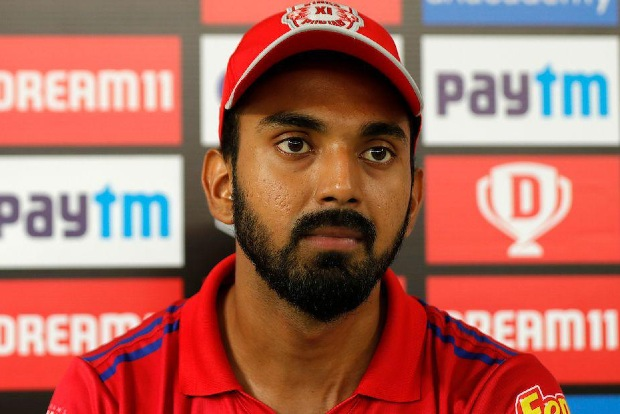
#> input picture model/test_images/rahul1.gif, 620 x 414 px
$ jupyter execute --allow-errors Indian_cricketers_classifier.ipynb   (shell and % lines are left out)
#> lines starting #> are read from the running program, lines starting #| are printed output that depends on the picture
[cell 1]
import numpy as np
import cv2
import matplotlib
from matplotlib import pyplot as plt

[cell 2]
face_cascade = cv2.CascadeClassifier('./opencv/haarcascades/haarcascade_frontalface_default.xml')
eye_cascade = cv2.CascadeClassifier('./opencv/haarcascades/haarcascade_eye.xml')

[cell 3]
def get_cropped_image_if_2_eyes(image_path):
    img = cv2.imread(image_path)
    if img is None:
        return img
    gray = cv2.cvtColor(img, cv2.COLOR_BGR2GRAY)
    faces = face_cascade.detectMultiScale(gray, 1.3, 5)
    for (x,y,w,h) in faces:
        roi_gray = gray[y:y+h, x:x+w]
        roi_color = img[y:y+h, x:x+w]
        eyes = eye_cascade.detectMultiScale(roi_gray)
        if len(eyes) >= 2:
            return roi_color

[cell 4]
original_image = cv2.imread('./test_images/rahul1.gif')
#> original_image is the input picture: shape (414, 620, 3); mean B, G, R 93.6, 104.8, 172.1
plt.imshow(original_image)

[cell 5]
cropped_image = get_cropped_image_if_2_eyes('./test_images/rahul1.gif')
#> in get_cropped_image_if_2_eyes, `gray = cv2.cvtColor(img, cv2.COLOR_BGR2GRAY)`:
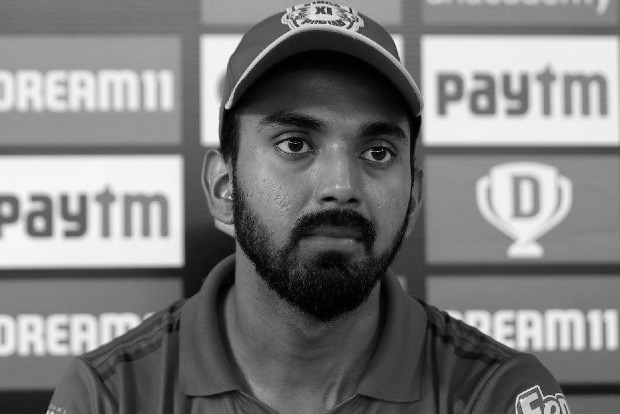
#> gray: shape (414, 620); min 0, max 250, mean 123.7
#> in get_cropped_image_if_2_eyes, `faces = face_cascade.detectMultiScale(gray, 1.3, 5)`: faces = [[226, 59, 226, 226]]
#> the loop in get_cropped_image_if_2_eyes, `for (x,y,w,h) in faces:` made 1 pass
#> (x, y, w, h, eyes) on pass 1: (226, 59, 226, 226, [[126, 68, 51, 51], [40, 58, 54, 54]])
#> pass 1, in get_cropped_image_if_2_eyes, `roi_gray = gray[y:y+h, x:x+w]`:
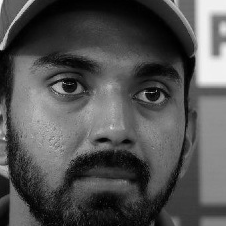
#> roi_gray: shape (226, 226); min 0, max 248, mean 80.8
#> pass 1, in get_cropped_image_if_2_eyes, `roi_color = img[y:y+h, x:x+w]`:
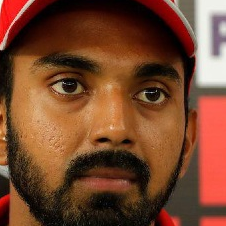
#> roi_color: shape (226, 226, 3); mean B, G, R 44.5, 69.2, 117.5
plt.imshow(cropped_image)

[cell 6]
path_to_data='./dataset/'
path_to_cr_data='./dataset/cropped/'

[cell 7]
import os
img_dirs=[]
for entry in os.scandir(path_to_data):
    if entry.is_dir():
        img_dirs.append(entry.path)
#> pass 2 of the loop `for entry in os.scandir(path_to_data):`:

[cell 8]
img_dirs

[cell 9]
import shutil
if os.path.exists(path_to_cr_data):
    shutil.rmtree(path_to_cr_data)
os.mkdir(path_to_cr_data)

[cell 10]
cropped_image_dirs = []
celebrity_file_names_dict = {}

for img_dir in img_dirs:
    count = 1
    celebrity_name = img_dir.split('/')[-1]
    print(celebrity_name)

    celebrity_file_names_dict[celebrity_name] = []

    for entry in os.scandir(img_dir):
        roi_color = get_cropped_image_if_2_eyes(entry.path)
        if roi_color is not None:
            cropped_folder = path_to_cr_data + celebrity_name
            if not os.path.exists(cropped_folder):
                os.makedirs(cropped_folder)
                cropped_image_dirs.append(cropped_folder)
                print("Generating cropped images in folder: ",cropped_folder)

            cropped_file_name = celebrity_name + str(count) + ".png"
            cropped_file_path = cropped_folder + "/" + cropped_file_name

            cv2.imwrite(cropped_file_path, roi_color)
            celebrity_file_names_dict[celebrity_name].append(cropped_file_path)
            count += 1
#> pass 2 of the loop `for img_dir in img_dirs:`:
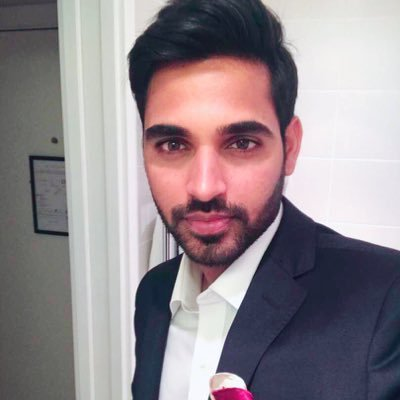
#> input picture model/dataset/bhuvneshwar_kumar/Bhuvneshwar Kumar (_BhuviOfficial... (1).jpg, 400 x 400 px
#> in get_cropped_image_if_2_eyes, img is the input picture: shape (400, 400, 3); mean B, G, R 141.9, 136.5, 146.6
#> in get_cropped_image_if_2_eyes (call 3), `gray = cv2.cvtColor(img, cv2.COLOR_BGR2GRAY)`:
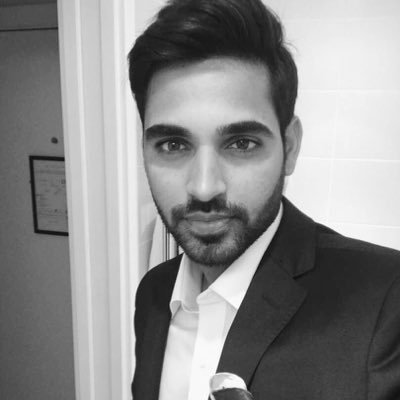
#> gray: shape (400, 400); min 9, max 255, mean 140.1
#> faces = [[106, 67, 207, 207]]
#> the loop in get_cropped_image_if_2_eyes, `for (x,y,w,h) in faces:` made 1 pass
#> (x, y, w, h, eyes) on pass 1: (106, 67, 207, 207, [[41, 56, 45, 45], [114, 54, 44, 44]])
#> pass 1, in get_cropped_image_if_2_eyes (call 3), `roi_color = img[y:y+h, x:x+w]`:
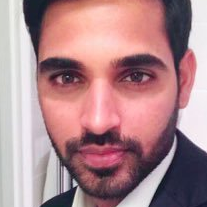
#> roi_color: shape (207, 207, 3); mean B, G, R 140.4, 135.6, 174.2

[cell 11]
celebrity_file_names_dict

## Feature Engineering

[cell 12]
import numpy as np
import pywt
import cv2

def w2d(img, mode='haar', level=1):
#> called with mode = 'db1', level = 5
    imArray = img
    #Datatype conversions
    #convert to grayscale
    imArray = cv2.cvtColor( imArray,cv2.COLOR_RGB2GRAY )
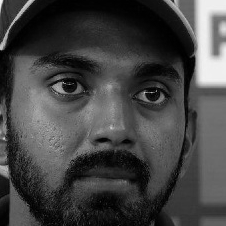
#> imArray: shape (226, 226); min 0, max 246, mean 67.3
    #convert to float
    imArray =  np.float32(imArray)
    imArray /= 255;
    # compute coefficients
    coeffs=pywt.wavedec2(imArray, mode, level=level)

    #Process Coefficients
    coeffs_H=list(coeffs)
    coeffs_H[0] *= 0;

    # reconstruction
    imArray_H=pywt.waverec2(coeffs_H, mode);
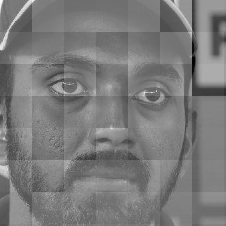
#> imArray_H: shape (226, 226) float32; min -0.686, max 0.736, mean 5.41e-10; drawn with min black and max white
    imArray_H *= 255;
    imArray_H =  np.uint8(imArray_H)
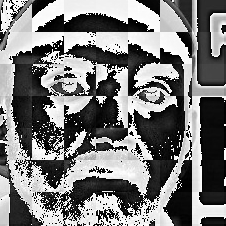
#> imArray_H: shape (226, 226); min 0, max 255, mean 123

    return imArray_H

[cell 13]
plt.imshow(cropped_image)

[cell 14]
im_har = w2d(cropped_image,'db1',5)
plt.imshow(im_har, cmap='gray')

[cell 15]
celebrity_file_names_dict = {}
for img_dir in cropped_image_dirs:
    celebrity_name = img_dir.split('/')[-1]
    file_list = []
    for entry in os.scandir(img_dir):
        file_list.append(entry.path)
    celebrity_file_names_dict[celebrity_name] = file_list
celebrity_file_names_dict

[cell 16]
class_dict={}
count=0
for celebrity_name in celebrity_file_names_dict.keys():
    class_dict[celebrity_name]=count
    count=count+1
class_dict
